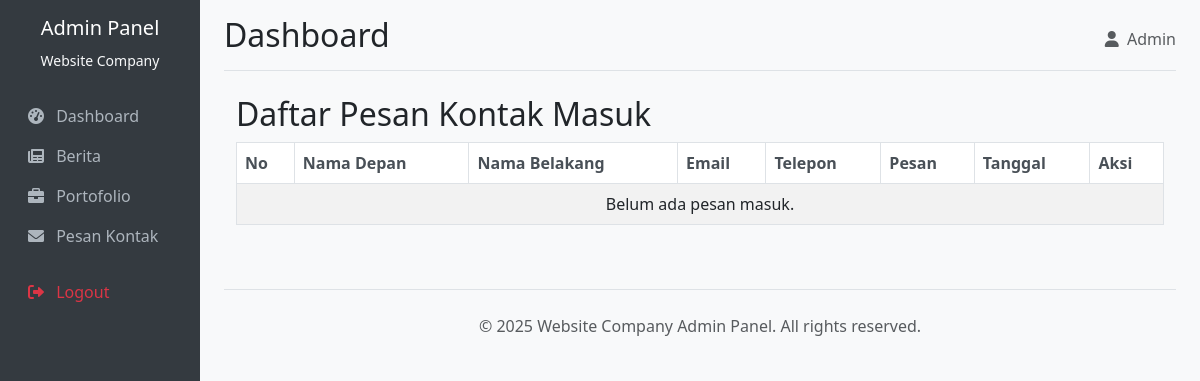
The app's page /pages/pesan/kontak_masuk.php, older data.
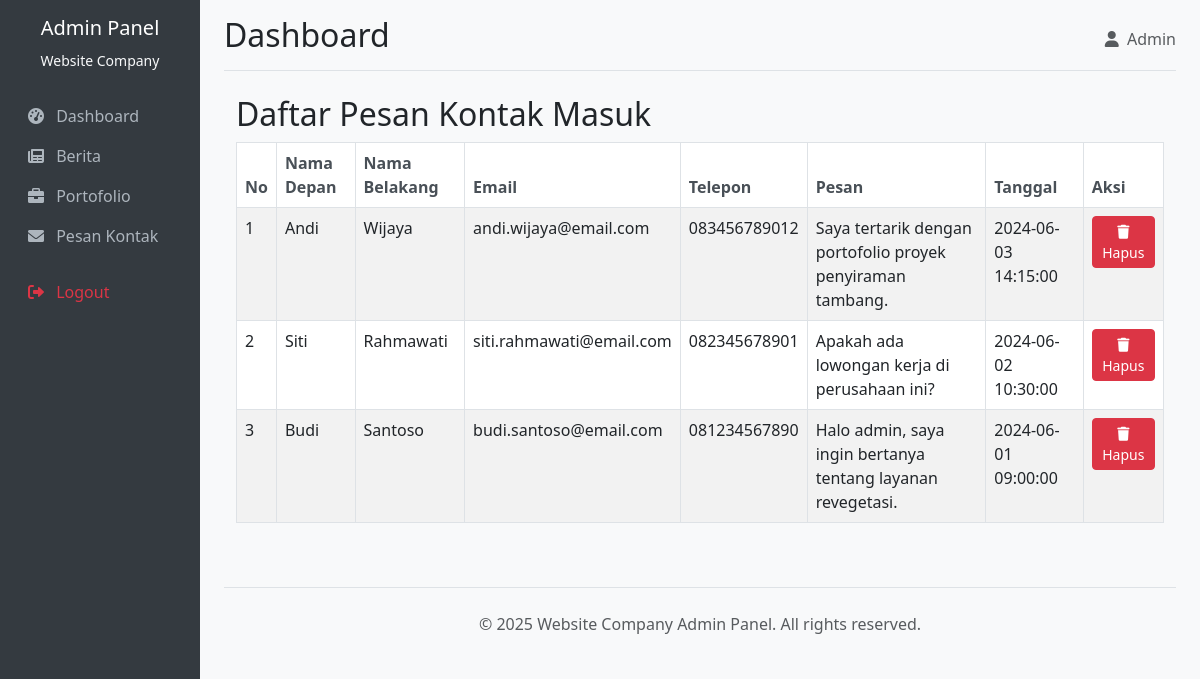
The same page, newer data.
### tables this page shows
CREATE TABLE `kontak_masuk` (
  `id` int(11) NOT NULL AUTO_INCREMENT,
  `admin_id` int(11) DEFAULT NULL,
  `nama_depan` varchar(100) NOT NULL,
  `nama_belakang` varchar(100) NOT NULL,
  `email` varchar(100) NOT NULL,
  `telepon` varchar(30) NOT NULL,
  `pesan` text NOT NULL,
  `created_at` timestamp NOT NULL DEFAULT CURRENT_TIMESTAMP,
  PRIMARY KEY (`id`),
  KEY `admin_id` (`admin_id`),
  CONSTRAINT `kontak_masuk_ibfk_1` FOREIGN KEY (`admin_id`) REFERENCES `admin` (`id`) ON DELETE SET NULL ON UPDATE CASCADE
);

### pages/pesan/kontak_masuk.php (the view, shortened to what this page needs)
<?php
require_once '../../config/database.php';
include_once '../../includes/header.php';
$sql = "SELECT * FROM kontak_masuk ORDER BY created_at DESC";
$result = $pdo->query($sql);
?>
<div class="container mt-4">
  <h2>Daftar Pesan Kontak Masuk</h2>
  <div class="table-responsive">
    <table class="table table-bordered table-striped">
      <thead>
        <tr>
          <th>No</th>
          <th>Nama Depan</th>
          <th>Nama Belakang</th>
          <th>Email</th>
          <th>Telepon</th>
          <th>Pesan</th>
          <th>Tanggal</th>
          <th>Aksi</th>
        </tr>
      </thead>
      <tbody>
        <?php if ($result && $result->rowCount() > 0): $no = 1; foreach($result as $row): ?>
        <tr>
          <td><?php echo $no++; ?></td>
          <td><?php echo htmlspecialchars($row['nama_depan']); ?></td>
          <td><?php echo htmlspecialchars($row['nama_belakang']); ?></td>
          <td><?php echo htmlspecialchars($row['email']); ?></td>
          <td><?php echo htmlspecialchars($row['telepon']); ?></td>
          <td><?php echo nl2br(htmlspecialchars($row['pesan'])); ?></td>
          <td><?php echo $row['created_at']; ?></td>
          <td>
            <a href="?delete=<?php echo $row['id']; ?>" class="btn btn-sm btn-danger" onclick="return confirm('Yakin ingin menghapus pesan ini?')">
              <i class="fa fa-trash"></i> Hapus
            </a>
          </td>
        </tr>
        <?php endforeach; else: ?>
        <tr><td colspan="8" class="text-center">Belum ada pesan masuk.</td></tr>
        <?php endif; ?>
      </tbody>
    </table>
  </div>
</div>
<?php
include_once '../../includes/footer.php';
?>

### includes/header.php (shortened to what this page needs)
<!DOCTYPE html>
<html lang="id">
<head>
    <link href="https://cdn.jsdelivr.net/npm/bootstrap@5.3.0/dist/css/bootstrap.min.css" rel="stylesheet">
    <link href="https://cdnjs.cloudflare.com/ajax/libs/font-awesome/6.0.0/css/all.min.css" rel="stylesheet">
</head>
<body>
    <div class="container-fluid">
        <div class="row">
            <nav class="col-md-3 col-lg-2 d-md-block sidebar collapse">
                <div class="position-sticky pt-3">
                    <div class="text-center mb-4">
                        <h5 class="text-white">Admin Panel</h5>
                        <small class="text-light">Website Company</small>
                    </div>
                    <ul class="nav flex-column">
                        <?php
                        $current_path = $_SERVER['PHP_SELF'];
                        $is_in_pages = strpos($current_path, '/pages/') !== false;
                        $base_path = $is_in_pages ? '../../' : '';
                        ?>
                        <li class="nav-item">
                            <a class="nav-link <?php echo (basename($_SERVER['PHP_SELF']) == 'dashboard.php') ? 'active' : ''; ?>" href="<?php echo $base_path; ?>dashboard.php">
                                <i class="fas fa-tachometer-alt me-2"></i>
                                Dashboard
                            </a>
                        </li>
                        <li class="nav-item">
                            <a class="nav-link <?php echo (strpos($_SERVER['PHP_SELF'], 'berita') !== false) ? 'active' : ''; ?>" href="<?php echo $base_path; ?>pages/berita/index.php">
                                <i class="fas fa-newspaper me-2"></i>
                                Berita
                            </a>
                        </li>
                        <li class="nav-item">
                            <a class="nav-link <?php echo (strpos($_SERVER['PHP_SELF'], 'portofolio') !== false) ? 'active' : ''; ?>" href="<?php echo $base_path; ?>pages/portofolio/index.php">
                                <i class="fas fa-briefcase me-2"></i>
                                Portofolio
                            </a>
                        </li>
                        <li class="nav-item">
                            <a class="nav-link" href="<?php echo $base_path; ?>pages/pesan/kontak_masuk.php"><i class="fa fa-envelope me-2"></i> Pesan Kontak</a>
                        </li>
                        <li class="nav-item mt-3">
                            <a class="nav-link text-danger" href="<?php echo $base_path; ?>logout.php" onclick="return confirm('Yakin ingin logout?')">
                                <i class="fas fa-sign-out-alt me-2"></i>
                                Logout
                            </a>
                        </li>
                    </ul>
                </div>
            </nav>
            <main class="col-md-9 ms-sm-auto col-lg-10 px-md-4 main-content">
                <div class="d-flex justify-content-between flex-wrap flex-md-nowrap align-items-center pt-3 pb-2 mb-3 border-bottom">
                    <h1 class="h2"><?php echo isset($page_title) ? $page_title : 'Dashboard'; ?></h1>
                    <div class="btn-toolbar mb-2 mb-md-0">
                        <span class="text-muted">
                            <i class="fas fa-user me-1"></i>
                            <?php echo isset($_SESSION['admin_nama']) ? $_SESSION['admin_nama'] : 'Admin'; ?>
                        </span>
                    </div>
                </div>

### includes/footer.php (shortened to what this page needs)
            <footer class="mt-5 pt-4 border-top">
                <div class="row">
                    <div class="col-12 text-center">
                        <p class="text-muted">&copy; <?php echo date('Y'); ?> Website Company Admin Panel. All rights reserved.</p>
                    </div>
                </div>
            </footer>
        </main>
    </div>
</div>
</body>
</html>

### includes/header.php (style rules this page uses)
.sidebar { min-height: 100vh; background: #343a40; }
.sidebar .nav-link { color: #adb5bd; }
.main-content { min-height: 100vh; background: #f8f9fa; }
.table th { border-top: none; font-weight: 600; color: #495057; }

Row changes from the older to the newer data that the page shows:
added kontak_masuk: nama_depan "Andi", nama_belakang "Wijaya", email "andi.wijaya@email.com", telepon "083456789012", pesan "Saya tertarik dengan portofolio proyek penyiraman tambang.", created_at "2024-06-03 14:15:00"
added kontak_masuk: nama_depan "Siti", nama_belakang "Rahmawati", email "siti.rahmawati@email.com", telepon "082345678901", pesan "Apakah ada lowongan kerja di perusahaan ini?", created_at "2024-06-02 10:30:00"
added kontak_masuk: nama_depan "Budi", nama_belakang "Santoso", email "budi.santoso@email.com", telepon "081234567890", pesan "Halo admin, saya ingin bertanya tentang layanan revegetasi.", created_at "2024-06-01 09:00:00"
Text that changed along with them:
text no longer shown: "Belum ada pesan masuk."
